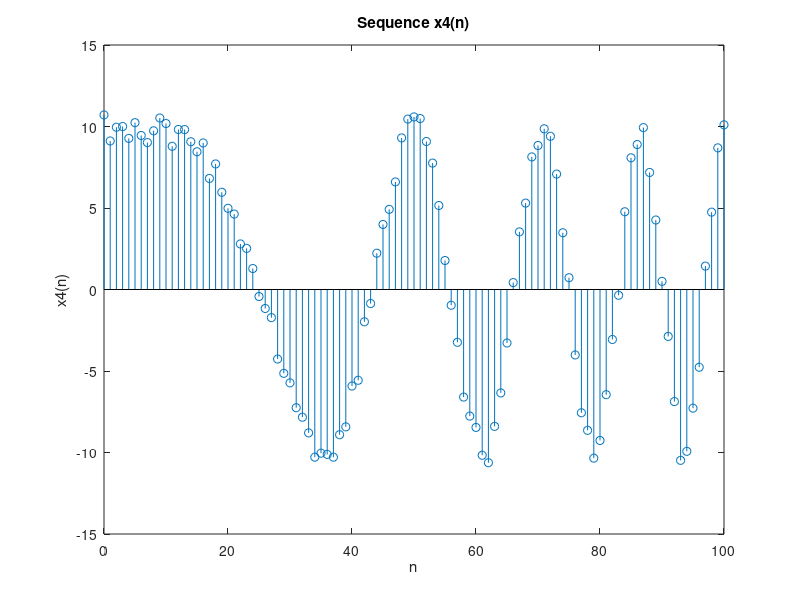

Write MATLAB code to recreate this figure.
clc;
clear; 
close all;

w = 2*(rand(1,101)-0.5);
n4 = [0:100]; 
x4 = 10*cos(0.0008*pi*n4.^2)+w;
stem(n4,x4);
xlabel('n'); 
ylabel('x4(n)'); 
title('Sequence x4(n)');